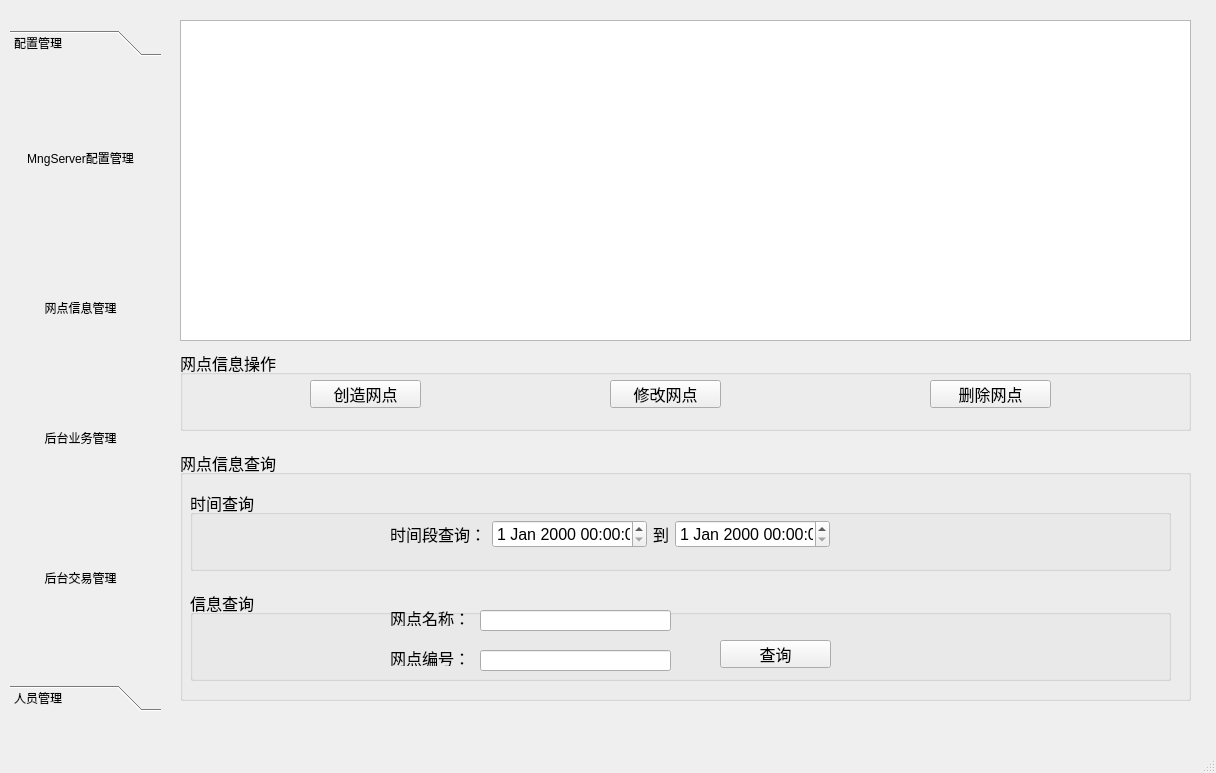
<?xml version="1.0" encoding="UTF-8"?>
<ui version="4.0">
 <class>MainWindow</class>
 <widget class="QMainWindow" name="MainWindow">
  <property name="geometry">
   <rect>
    <x>0</x>
    <y>0</y>
    <width>1216</width>
    <height>773</height>
   </rect>
  </property>
  <property name="windowTitle">
   <string>MainWindow</string>
  </property>
  <property name="toolButtonStyle">
   <enum>Qt::ToolButtonFollowStyle</enum>
  </property>
  <widget class="QWidget" name="centralwidget">
   <widget class="QToolBox" name="toolBox">
    <property name="geometry">
     <rect>
      <x>10</x>
      <y>30</y>
      <width>151</width>
      <height>681</height>
     </rect>
    </property>
    <property name="currentIndex">
     <number>0</number>
    </property>
    <widget class="QWidget" name="page">
     <property name="geometry">
      <rect>
       <x>0</x>
       <y>0</y>
       <width>151</width>
       <height>622</height>
      </rect>
     </property>
     <attribute name="icon">
      <iconset>
       <normaloff>src/Business module.png</normaloff>src/Business module.png</iconset>
     </attribute>
     <attribute name="label">
      <string>配置管理</string>
     </attribute>
     <widget class="QToolButton" name="toolButton_2">
      <property name="geometry">
       <rect>
        <x>10</x>
        <y>50</y>
        <width>121</width>
        <height>91</height>
       </rect>
      </property>
      <property name="text">
       <string>MngServer配置管理</string>
      </property>
      <property name="autoRaise">
       <bool>true</bool>
      </property>
     </widget>
     <widget class="QToolButton" name="toolButton_3">
      <property name="geometry">
       <rect>
        <x>10</x>
        <y>200</y>
        <width>121</width>
        <height>91</height>
       </rect>
      </property>
      <property name="text">
       <string>网点信息管理</string>
      </property>
      <property name="autoRaise">
       <bool>true</bool>
      </property>
     </widget>
     <widget class="QToolButton" name="toolButton_4">
      <property name="geometry">
       <rect>
        <x>10</x>
        <y>330</y>
        <width>121</width>
        <height>91</height>
       </rect>
      </property>
      <property name="text">
       <string>后台业务管理</string>
      </property>
      <property name="autoRaise">
       <bool>true</bool>
      </property>
     </widget>
     <widget class="QToolButton" name="toolButton_5">
      <property name="geometry">
       <rect>
        <x>10</x>
        <y>470</y>
        <width>121</width>
        <height>91</height>
       </rect>
      </property>
      <property name="text">
       <string>后台交易管理</string>
      </property>
      <property name="autoRaise">
       <bool>true</bool>
      </property>
     </widget>
    </widget>
    <widget class="QWidget" name="page_2">
     <property name="geometry">
      <rect>
       <x>0</x>
       <y>0</y>
       <width>151</width>
       <height>622</height>
      </rect>
     </property>
     <attribute name="label">
      <string>人员管理</string>
     </attribute>
    </widget>
   </widget>
   <widget class="QStackedWidget" name="stackedWidget">
    <property name="geometry">
     <rect>
      <x>170</x>
      <y>10</y>
      <width>1031</width>
      <height>721</height>
     </rect>
    </property>
    <property name="currentIndex">
     <number>2</number>
    </property>
    <widget class="WelcomeWg" name="welcome"/>
    <widget class="QWidget" name="mngserverwg">
     <widget class="QLabel" name="label">
      <property name="geometry">
       <rect>
        <x>0</x>
        <y>0</y>
        <width>941</width>
        <height>81</height>
       </rect>
      </property>
      <property name="font">
       <font>
        <family>Rockwell</family>
        <pointsize>30</pointsize>
        <italic>false</italic>
        <bold>true</bold>
        <underline>false</underline>
        <strikeout>false</strikeout>
        <stylestrategy>PreferDefault</stylestrategy>
        <kerning>true</kerning>
       </font>
      </property>
      <property name="frameShape">
       <enum>QFrame::NoFrame</enum>
      </property>
      <property name="frameShadow">
       <enum>QFrame::Plain</enum>
      </property>
      <property name="text">
       <string>后台配置参数管理</string>
      </property>
      <property name="alignment">
       <set>Qt::AlignCenter</set>
      </property>
      <property name="wordWrap">
       <bool>false</bool>
      </property>
      <property name="indent">
       <number>0</number>
      </property>
     </widget>
     <widget class="QGroupBox" name="groupBox">
      <property name="geometry">
       <rect>
        <x>20</x>
        <y>60</y>
        <width>961</width>
        <height>217</height>
       </rect>
      </property>
      <property name="font">
       <font>
        <pointsize>15</pointsize>
       </font>
      </property>
      <property name="title">
       <string>数据库参数配置</string>
      </property>
      <widget class="QWidget" name="widget" native="true">
       <property name="geometry">
        <rect>
         <x>190</x>
         <y>10</y>
         <width>401</width>
         <height>197</height>
        </rect>
       </property>
       <widget class="QLabel" name="label_2">
        <property name="geometry">
         <rect>
          <x>9</x>
          <y>9</y>
          <width>96</width>
          <height>20</height>
         </rect>
        </property>
        <property name="font">
         <font>
          <pointsize>12</pointsize>
         </font>
        </property>
        <property name="text">
         <string>数据库地址：</string>
        </property>
       </widget>
       <widget class="QLineEdit" name="lineEdit">
        <property name="geometry">
         <rect>
          <x>111</x>
          <y>9</y>
          <width>241</width>
          <height>31</height>
         </rect>
        </property>
        <property name="frame">
         <bool>false</bool>
        </property>
        <property name="echoMode">
         <enum>QLineEdit::Normal</enum>
        </property>
       </widget>
       <widget class="QLineEdit" name="lineEdit_9">
        <property name="geometry">
         <rect>
          <x>111</x>
          <y>46</y>
          <width>241</width>
          <height>31</height>
         </rect>
        </property>
        <property name="frame">
         <bool>false</bool>
        </property>
       </widget>
       <widget class="QLabel" name="label_10">
        <property name="geometry">
         <rect>
          <x>9</x>
          <y>46</y>
          <width>96</width>
          <height>20</height>
         </rect>
        </property>
        <property name="font">
         <font>
          <pointsize>12</pointsize>
         </font>
        </property>
        <property name="text">
         <string>数据库名：</string>
        </property>
       </widget>
       <widget class="QLineEdit" name="lineEdit_10">
        <property name="geometry">
         <rect>
          <x>111</x>
          <y>83</y>
          <width>241</width>
          <height>31</height>
         </rect>
        </property>
        <property name="frame">
         <bool>false</bool>
        </property>
       </widget>
       <widget class="QLabel" name="label_11">
        <property name="geometry">
         <rect>
          <x>9</x>
          <y>83</y>
          <width>96</width>
          <height>20</height>
         </rect>
        </property>
        <property name="font">
         <font>
          <pointsize>12</pointsize>
         </font>
        </property>
        <property name="text">
         <string>数据库端口：</string>
        </property>
       </widget>
       <widget class="QLineEdit" name="lineEdit_11">
        <property name="geometry">
         <rect>
          <x>111</x>
          <y>120</y>
          <width>241</width>
          <height>31</height>
         </rect>
        </property>
        <property name="frame">
         <bool>false</bool>
        </property>
       </widget>
       <widget class="QLabel" name="label_12">
        <property name="geometry">
         <rect>
          <x>9</x>
          <y>120</y>
          <width>96</width>
          <height>20</height>
         </rect>
        </property>
        <property name="font">
         <font>
          <pointsize>12</pointsize>
         </font>
        </property>
        <property name="text">
         <string>用户名：</string>
        </property>
       </widget>
       <widget class="QLineEdit" name="lineEdit_12">
        <property name="geometry">
         <rect>
          <x>111</x>
          <y>157</y>
          <width>241</width>
          <height>31</height>
         </rect>
        </property>
        <property name="frame">
         <bool>false</bool>
        </property>
       </widget>
       <widget class="QLabel" name="label_13">
        <property name="geometry">
         <rect>
          <x>9</x>
          <y>157</y>
          <width>96</width>
          <height>20</height>
         </rect>
        </property>
        <property name="font">
         <font>
          <pointsize>12</pointsize>
         </font>
        </property>
        <property name="text">
         <string>用户密码：</string>
        </property>
       </widget>
      </widget>
      <widget class="QPushButton" name="pushButton_save">
       <property name="geometry">
        <rect>
         <x>620</x>
         <y>160</y>
         <width>75</width>
         <height>28</height>
        </rect>
       </property>
       <property name="font">
        <font>
         <pointsize>12</pointsize>
        </font>
       </property>
       <property name="text">
        <string>保存</string>
       </property>
      </widget>
     </widget>
     <widget class="QGroupBox" name="groupBox_2">
      <property name="geometry">
       <rect>
        <x>20</x>
        <y>280</y>
        <width>961</width>
        <height>181</height>
       </rect>
      </property>
      <property name="font">
       <font>
        <pointsize>15</pointsize>
       </font>
      </property>
      <property name="title">
       <string>服务器启动参数配置</string>
      </property>
      <widget class="QWidget" name="widget_2" native="true">
       <property name="geometry">
        <rect>
         <x>180</x>
         <y>20</y>
         <width>411</width>
         <height>141</height>
        </rect>
       </property>
       <layout class="QGridLayout" name="gridLayout">
        <item row="3" column="1">
         <widget class="QLineEdit" name="lineEdit_18">
          <property name="text">
           <string/>
          </property>
          <property name="frame">
           <bool>false</bool>
          </property>
         </widget>
        </item>
        <item row="0" column="0">
         <widget class="QLabel" name="label_20">
          <property name="font">
           <font>
            <pointsize>12</pointsize>
           </font>
          </property>
          <property name="text">
           <string>MngServer服务器：</string>
          </property>
         </widget>
        </item>
        <item row="0" column="1">
         <widget class="QLineEdit" name="lineEdit_19">
          <property name="text">
           <string/>
          </property>
          <property name="frame">
           <bool>false</bool>
          </property>
         </widget>
        </item>
        <item row="2" column="0">
         <widget class="QLabel" name="label_18">
          <property name="font">
           <font>
            <pointsize>12</pointsize>
           </font>
          </property>
          <property name="text">
           <string>MngServer端口：</string>
          </property>
         </widget>
        </item>
        <item row="2" column="1">
         <widget class="QLineEdit" name="lineEdit_17">
          <property name="text">
           <string/>
          </property>
          <property name="frame">
           <bool>false</bool>
          </property>
         </widget>
        </item>
        <item row="3" column="0">
         <widget class="QLabel" name="label_19">
          <property name="font">
           <font>
            <pointsize>12</pointsize>
           </font>
          </property>
          <property name="text">
           <string>最大网点数：</string>
          </property>
         </widget>
        </item>
       </layout>
      </widget>
      <widget class="QPushButton" name="pushButton_save_2">
       <property name="geometry">
        <rect>
         <x>620</x>
         <y>110</y>
         <width>75</width>
         <height>28</height>
        </rect>
       </property>
       <property name="font">
        <font>
         <pointsize>12</pointsize>
        </font>
       </property>
       <property name="text">
        <string>保存</string>
       </property>
      </widget>
     </widget>
     <widget class="QGroupBox" name="groupBox_3">
      <property name="geometry">
       <rect>
        <x>20</x>
        <y>460</y>
        <width>961</width>
        <height>211</height>
       </rect>
      </property>
      <property name="font">
       <font>
        <pointsize>15</pointsize>
       </font>
      </property>
      <property name="title">
       <string>Root网点信息配置</string>
      </property>
      <widget class="QWidget" name="widget_3" native="true">
       <property name="geometry">
        <rect>
         <x>180</x>
         <y>30</y>
         <width>411</width>
         <height>141</height>
        </rect>
       </property>
       <layout class="QGridLayout" name="gridLayout_2">
        <item row="3" column="1">
         <widget class="QLineEdit" name="lineEdit_20">
          <property name="text">
           <string/>
          </property>
          <property name="frame">
           <bool>false</bool>
          </property>
         </widget>
        </item>
        <item row="0" column="0">
         <widget class="QLabel" name="label_21">
          <property name="font">
           <font>
            <pointsize>12</pointsize>
           </font>
          </property>
          <property name="text">
           <string>网点名：</string>
          </property>
         </widget>
        </item>
        <item row="0" column="1">
         <widget class="QLineEdit" name="lineEdit_21">
          <property name="text">
           <string/>
          </property>
          <property name="frame">
           <bool>false</bool>
          </property>
         </widget>
        </item>
        <item row="2" column="0">
         <widget class="QLabel" name="label_22">
          <property name="font">
           <font>
            <pointsize>12</pointsize>
           </font>
          </property>
          <property name="text">
           <string>网点编号：</string>
          </property>
         </widget>
        </item>
        <item row="2" column="1">
         <widget class="QLineEdit" name="lineEdit_22">
          <property name="text">
           <string/>
          </property>
          <property name="frame">
           <bool>false</bool>
          </property>
         </widget>
        </item>
        <item row="3" column="0">
         <widget class="QLabel" name="label_23">
          <property name="font">
           <font>
            <pointsize>12</pointsize>
           </font>
          </property>
          <property name="text">
           <string>最大网点数：</string>
          </property>
         </widget>
        </item>
       </layout>
      </widget>
      <widget class="QPushButton" name="pushButton_save_3">
       <property name="geometry">
        <rect>
         <x>620</x>
         <y>120</y>
         <width>75</width>
         <height>28</height>
        </rect>
       </property>
       <property name="font">
        <font>
         <pointsize>12</pointsize>
        </font>
       </property>
       <property name="text">
        <string>保存</string>
       </property>
      </widget>
     </widget>
    </widget>
    <widget class="QWidget" name="netwg">
     <widget class="QTableWidget" name="tableWidget">
      <property name="geometry">
       <rect>
        <x>10</x>
        <y>10</y>
        <width>1011</width>
        <height>321</height>
       </rect>
      </property>
     </widget>
     <widget class="QGroupBox" name="groupBox_4">
      <property name="geometry">
       <rect>
        <x>10</x>
        <y>340</y>
        <width>1011</width>
        <height>81</height>
       </rect>
      </property>
      <property name="font">
       <font>
        <pointsize>12</pointsize>
       </font>
      </property>
      <property name="title">
       <string>网点信息操作</string>
      </property>
      <widget class="QPushButton" name="pushButton_createnet">
       <property name="geometry">
        <rect>
         <x>130</x>
         <y>30</y>
         <width>111</width>
         <height>28</height>
        </rect>
       </property>
       <property name="text">
        <string>创造网点</string>
       </property>
      </widget>
      <widget class="QPushButton" name="pushButton_updatenet">
       <property name="geometry">
        <rect>
         <x>430</x>
         <y>30</y>
         <width>111</width>
         <height>28</height>
        </rect>
       </property>
       <property name="text">
        <string>修改网点</string>
       </property>
      </widget>
      <widget class="QPushButton" name="pushButton_deletenet">
       <property name="geometry">
        <rect>
         <x>750</x>
         <y>30</y>
         <width>121</width>
         <height>28</height>
        </rect>
       </property>
       <property name="text">
        <string>删除网点</string>
       </property>
      </widget>
     </widget>
     <widget class="QGroupBox" name="groupBox_5">
      <property name="geometry">
       <rect>
        <x>10</x>
        <y>440</y>
        <width>1011</width>
        <height>251</height>
       </rect>
      </property>
      <property name="font">
       <font>
        <pointsize>12</pointsize>
       </font>
      </property>
      <property name="title">
       <string>网点信息查询</string>
      </property>
      <widget class="QGroupBox" name="groupBox_6">
       <property name="geometry">
        <rect>
         <x>10</x>
         <y>40</y>
         <width>981</width>
         <height>81</height>
        </rect>
       </property>
       <property name="font">
        <font>
         <pointsize>12</pointsize>
        </font>
       </property>
       <property name="title">
        <string>时间查询</string>
       </property>
       <widget class="QWidget" name="">
        <property name="geometry">
         <rect>
          <x>200</x>
          <y>30</y>
          <width>440</width>
          <height>28</height>
         </rect>
        </property>
        <layout class="QHBoxLayout" name="horizontalLayout_12">
         <item>
          <widget class="QLabel" name="label_14">
           <property name="text">
            <string>时间段查询：</string>
           </property>
          </widget>
         </item>
         <item>
          <widget class="QDateTimeEdit" name="dateTimeEdit_start"/>
         </item>
         <item>
          <widget class="QLabel" name="label_24">
           <property name="text">
            <string>到</string>
           </property>
          </widget>
         </item>
         <item>
          <widget class="QDateTimeEdit" name="dateTimeEdit_end"/>
         </item>
        </layout>
       </widget>
      </widget>
      <widget class="QGroupBox" name="groupBox_7">
       <property name="geometry">
        <rect>
         <x>10</x>
         <y>140</y>
         <width>981</width>
         <height>91</height>
        </rect>
       </property>
       <property name="font">
        <font>
         <pointsize>12</pointsize>
        </font>
       </property>
       <property name="title">
        <string>信息查询</string>
       </property>
       <widget class="QLabel" name="label_25">
        <property name="geometry">
         <rect>
          <x>200</x>
          <y>20</y>
          <width>81</width>
          <height>16</height>
         </rect>
        </property>
        <property name="text">
         <string>网点名称：</string>
        </property>
       </widget>
       <widget class="QLineEdit" name="lineEdit_13">
        <property name="geometry">
         <rect>
          <x>290</x>
          <y>20</y>
          <width>191</width>
          <height>21</height>
         </rect>
        </property>
       </widget>
       <widget class="QLabel" name="label_26">
        <property name="geometry">
         <rect>
          <x>200</x>
          <y>60</y>
          <width>81</width>
          <height>16</height>
         </rect>
        </property>
        <property name="text">
         <string>网点编号：</string>
        </property>
       </widget>
       <widget class="QLineEdit" name="lineEdit_23">
        <property name="geometry">
         <rect>
          <x>290</x>
          <y>60</y>
          <width>191</width>
          <height>21</height>
         </rect>
        </property>
       </widget>
       <widget class="QPushButton" name="pushButton_search">
        <property name="geometry">
         <rect>
          <x>530</x>
          <y>50</y>
          <width>111</width>
          <height>28</height>
         </rect>
        </property>
        <property name="text">
         <string>查询</string>
        </property>
       </widget>
      </widget>
     </widget>
    </widget>
   </widget>
   <widget class="QWidget" name="">
    <property name="geometry">
     <rect>
      <x>0</x>
      <y>0</y>
      <width>2</width>
      <height>2</height>
     </rect>
    </property>
    <layout class="QHBoxLayout" name="horizontalLayout"/>
   </widget>
  </widget>
  <widget class="QMenuBar" name="menubar">
   <property name="geometry">
    <rect>
     <x>0</x>
     <y>0</y>
     <width>1216</width>
     <height>21</height>
    </rect>
   </property>
  </widget>
  <widget class="QStatusBar" name="statusbar"/>
 </widget>
 <customwidgets>
  <customwidget>
   <class>WelcomeWg</class>
   <extends>QWidget</extends>
   <header location="global">welcomewg.h</header>
   <container>1</container>
  </customwidget>
 </customwidgets>
 <resources/>
 <connections/>
</ui>
